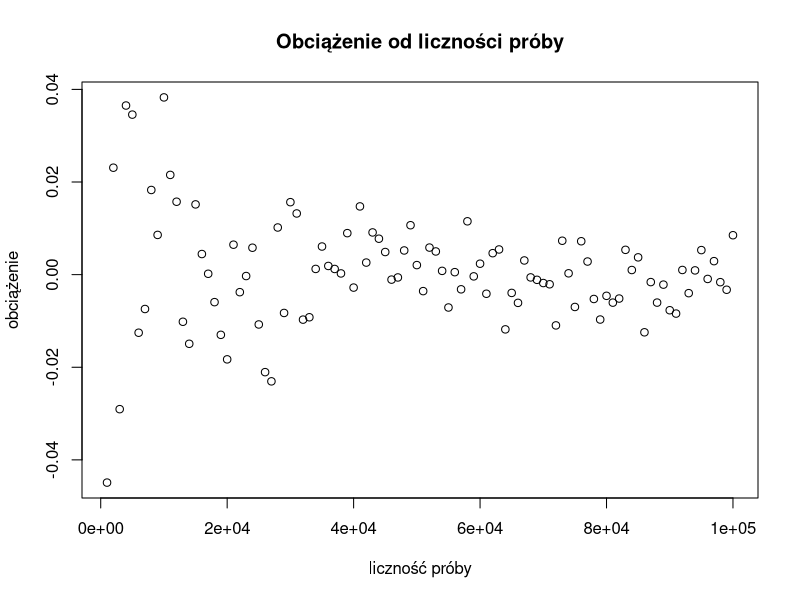
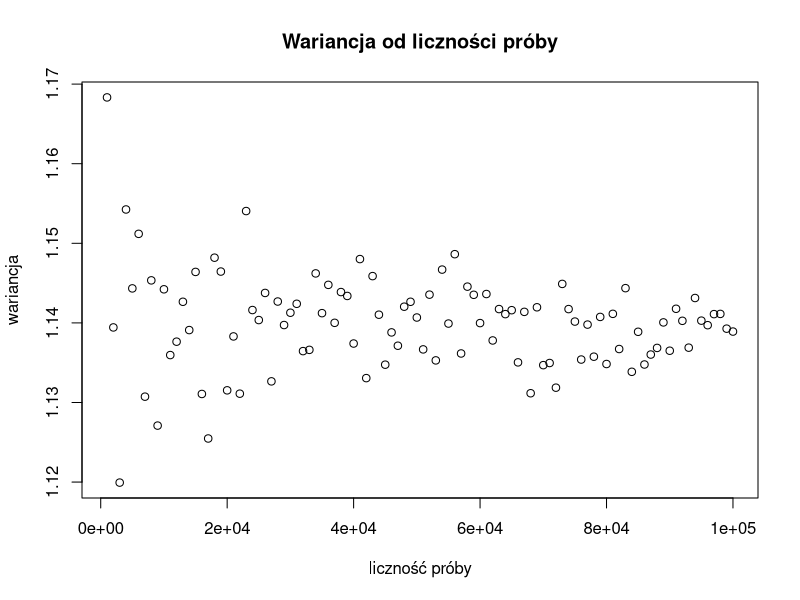
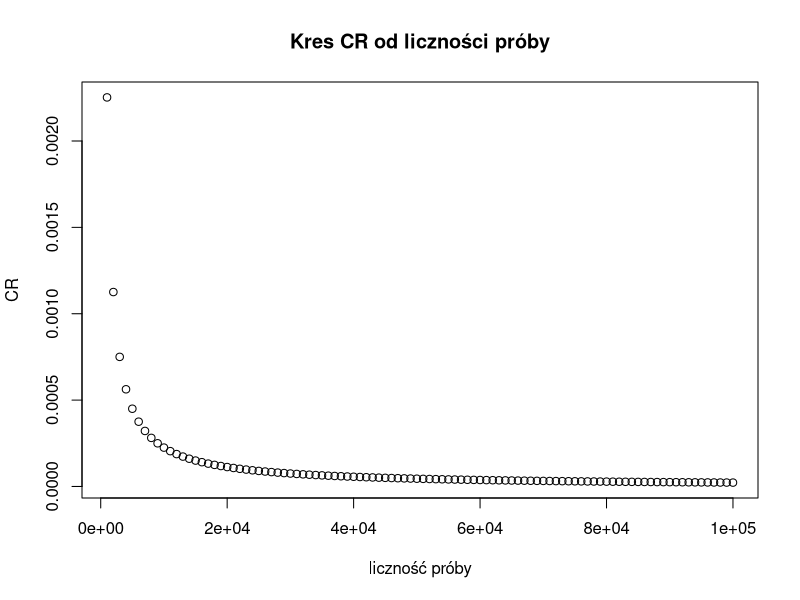

Here is the R script that generated these plots, in order:
set.seed(2137)
our_lambda <- 3/2
use_analitical_solution <- TRUE

log_like_fn <- function(lambda, X){
  X <- as.matrix(X)
  n <- length(X)
  fn <- n*log(lambda) - lambda*sum(X)
  
  return (-fn)
}

simulate_for_sample_size <- function(lambda, sample_size){
  random_sample <- rexp(sample_size, lambda)
  
  # 1. calculate maximum likelihood estimation
  if (use_analitical_solution){
    # https://www.statlect.com/fundamentals-of-statistics/exponential-distribution-maximum-likelihood
    est = length(random_sample)/sum(random_sample)
  }else{
    # https://www.youtube.com/watch?v=w3drLH-DFpE
    mle_est <- optim(par=3, fn=log_like_fn, lower=0, upper=Inf, method="L-BFGS-B", X = random_sample)
    est <- mle_est$par
  }
  
  # 2. calculate its bias
  bias <- est - lambda # abs?
  
  # 3. calculate cr bound
  numerator <- 1 + 1/(sample_size-1)
  fisher_inf <- 1/(lambda^2) #https://www-users.mat.umk.pl/~alzaig/inf_Fi.pdf
  # https://www-users.mat.umk.pl/~alzaig/nie_C_R.pdf
  cr_bound <- numerator / (sample_size * fisher_inf)
  
  # 4. calculate variance
  variance <- mean((random_sample - lambda)^2) #???????
  
  return (c(sample_size, est, bias, variance, cr_bound))
}


################################################################################

column_names <- c('sample_size', 'estimated_lambda', 'bias', 'variance', 'cr_bound')
results <- data.frame(matrix(ncol = length(column_names), nrow = 0))
colnames(results) <- column_names

for (i in 1:100){
  sample_size <- 1000 * i
  result <- simulate_for_sample_size(our_lambda, sample_size)
  
  result <- as.data.frame(t(result))
  colnames(result) <- column_names
  results <- rbind(results, result)
}
print(results)


# plot results somehow
plot(results$bias ~ results$sample_size, 
     main = 'Obciążenie od liczności próby', xlab = 'liczność próby', ylab = 'obciążenie')

plot(results$variance ~ results$sample_size, 
     main = 'Wariancja od liczności próby', xlab = 'liczność próby', ylab = 'wariancja')

plot(results$cr_bound ~ results$sample_size, 
     main = 'Kres CR od liczności próby', xlab = 'liczność próby', ylab = 'CR')
